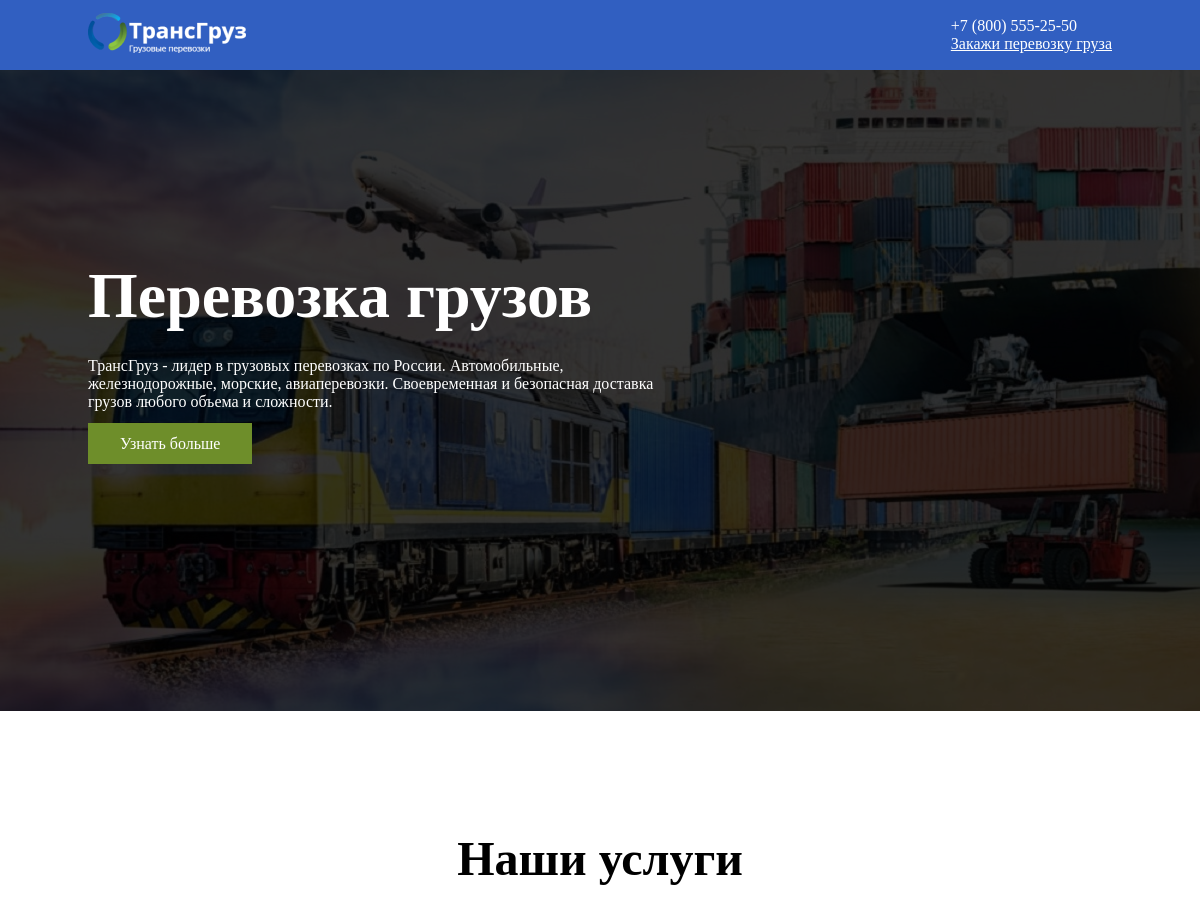
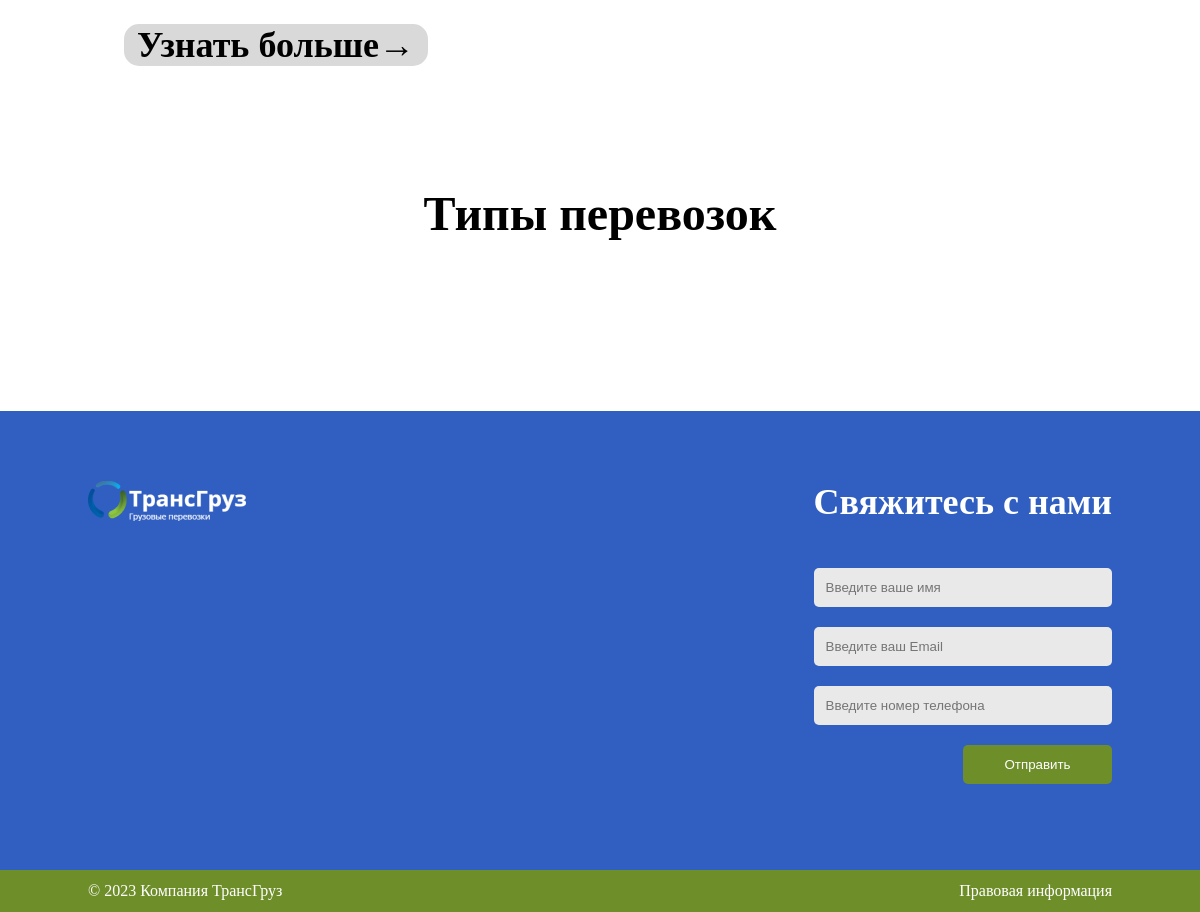
The app's page /, older data (2 pictures, top to bottom).
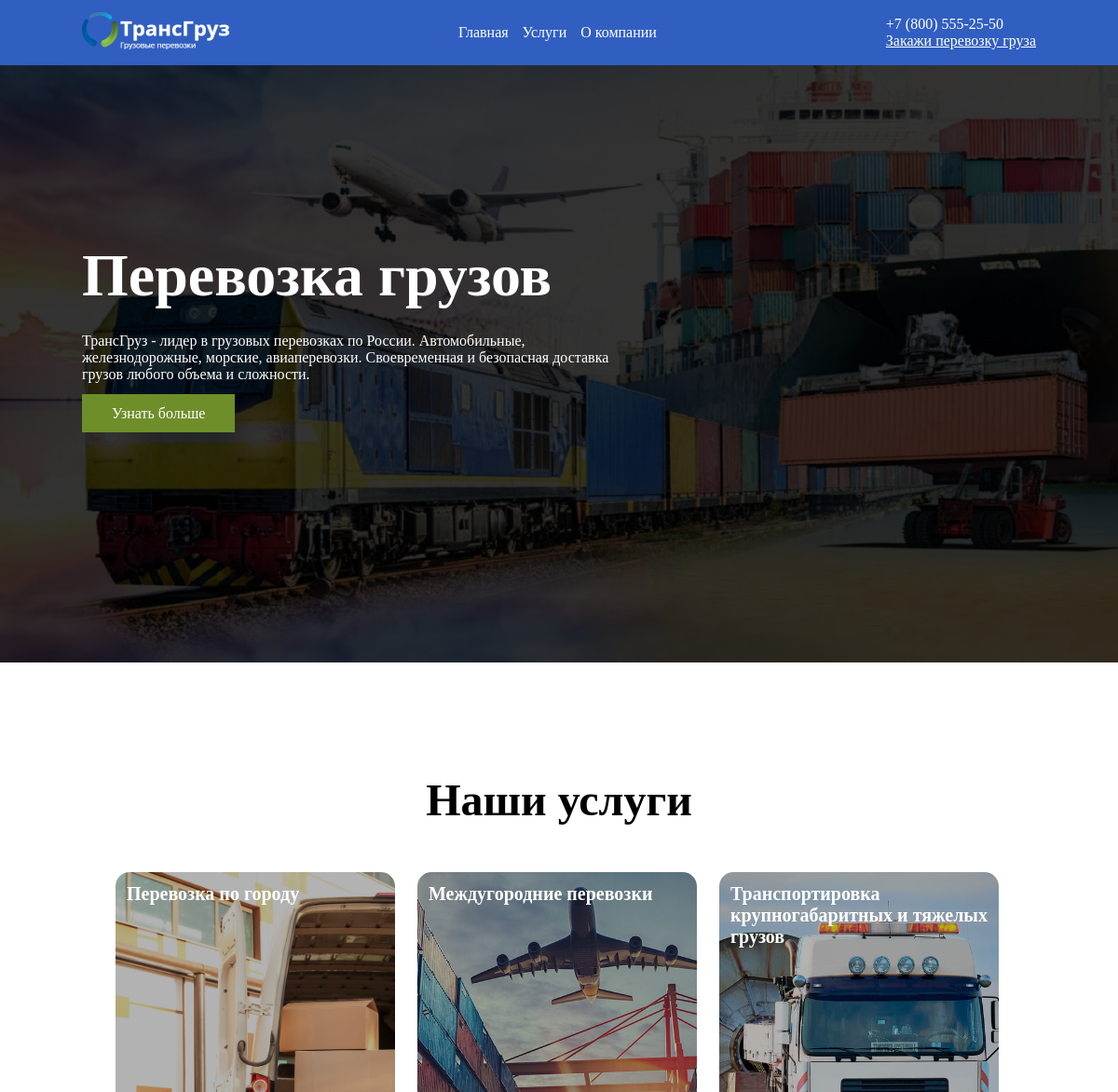
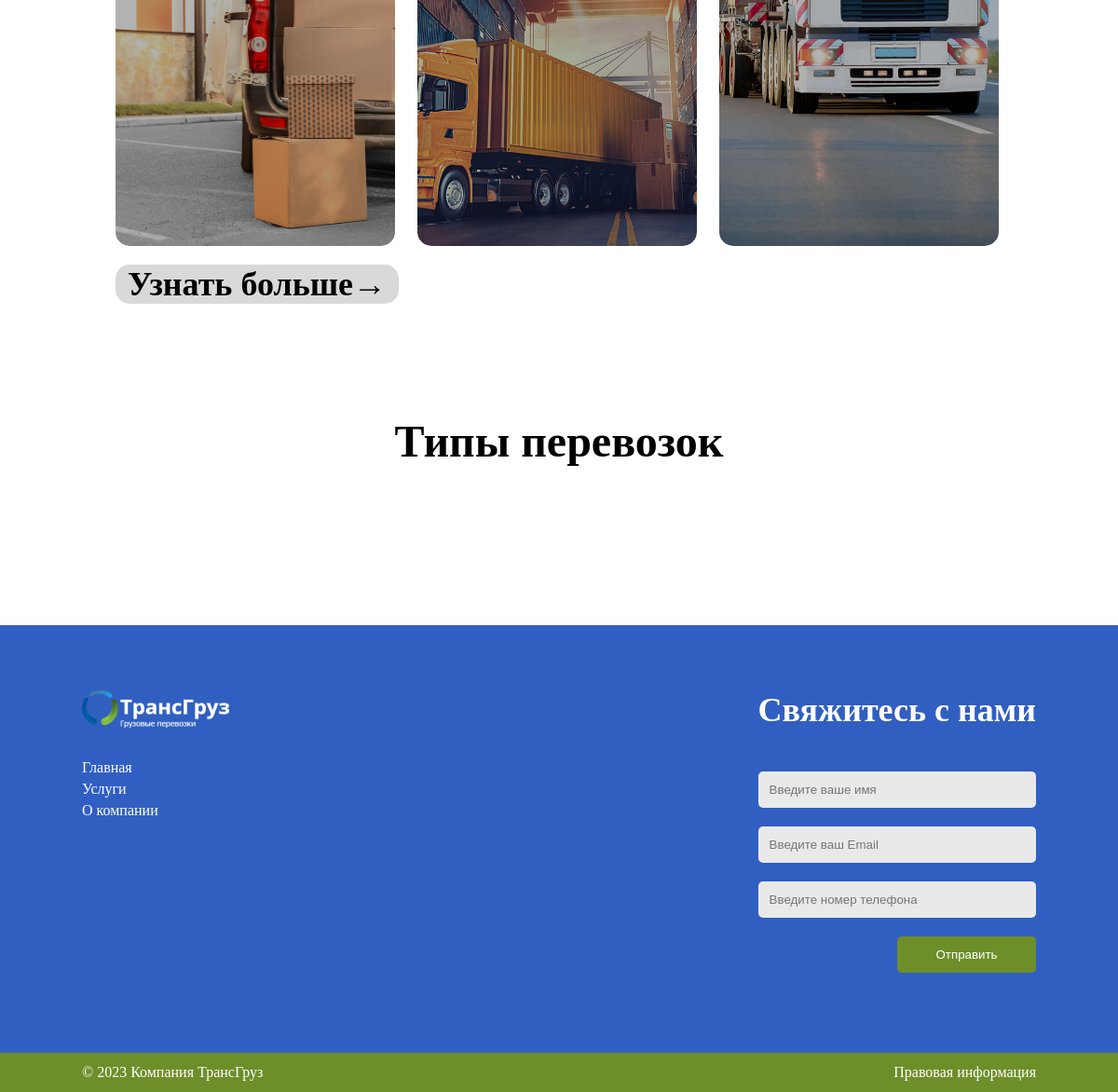
The same page, newer data (2 pictures, top to bottom).
### transportation/models.py (models this page shows, shortened)
class Menu(models.Model):
    name = models.CharField(max_length=60, verbose_name='Название')
    link = models.CharField(max_length=255, verbose_name='Ссылка')
    class Meta:
        verbose_name = 'Меню'
        verbose_name_plural = 'Меню'

class Cards_orders(models.Model):
    title = models.CharField(max_length=255, verbose_name='Название')
    short_description = models.CharField(max_length=255, blank=True, verbose_name='Краткое описание')
    full_description = models.TextField(blank=True, verbose_name='Полное описание')
    image_card = models.ImageField(upload_to='transporations/images/', verbose_name='Изображение')
    slug = models.SlugField(max_length=255, db_index=True, unique=True)
    class Meta:
        verbose_name = 'Карточка закоза'
        verbose_name_plural = 'Карточки закозов'
    def get_absolute_url(self):
        return reverse('service', kwargs={'name': self.slug})

### transportation/views.py (the view)
# urls.py: path('', views.index, name='home'),
def index(request):
    card_three = Cards_orders.objects.all()[:3]
    data = {
        'title': 'ТрансГруз',
        'menu_items': menu_items,
        'card_three': card_three,
        'type_transporations_item': type_transporations_item,
    }
    return render(request, "transportations/index.html", context=data)

### transportation/templates/transportations/index.html (shortened to what this page needs)
{% extends 'base.html' %}
{% load static %}
{% block content-header %}
<div class="bottom-header-wrapper">
    <div class="centring">
        <div class="bottom-header">
            <div class="text-header">
                <h1 class="title-page">Перевозка грузов</h1>
                <p class="description-company">ТрансГруз - лидер в грузовых перевозках по России. Автомобильные, железнодорожные, морские, авиаперевозки. Своевременная и безопасная доставка грузов любого объема и сложности.</p>
                <a href="{% url 'company' %}" class="link">Узнать больше</a>
            </div>
        </div>
    </div>
</div>
{% endblock %}
{% block index-path %}
    <div class="centring">
        <section class="services">
            <h2 class="title-section">Наши услуги</h2>
            <div class="group-cars">
                {% for i in card_three %}
                    <div class="card">
                        <a href="{{ i.get_absolute_url }}" class="link-card">
                            <div class="media-card">
                                <h3 class="title-card">{{ i.title }}</h3>
                                <img src="{{ i.image_card.url }}" alt="" class="image-card">
                            </div>
                        </a>
                    </div>
                {% endfor %}
                <div class="card more-card">
                    <a href="{% url 'services' %}" class="link-card more">
                        <p>Узнать больше→</p>
                    </a>
                </div>
            </div>
        </section>
        <section class="Types-transportation">
            <h2 class="title-section">Типы перевозок</h2>
        </section>
    </div>
{% endblock %}

### templates/base.html (shortened to what this page needs)
{% load static %}
<!DOCTYPE html>
<html lang="ru">
<head>
    <link rel="stylesheet" href="{% static 'transporations/style/index.css' %}">
    <link rel="stylesheet" href="{% static 'transporations/style/service.css' %}">
    <link rel="stylesheet" href="{% static 'transporations/style/company.css' %}">
    <link rel="stylesheet" href="{% static 'transporations/style/services.css' %}">
</head>
<body>
    <header class="header">
        <div class="top-header-wrapper">
            <div class="centring">
                <div class="top-header">
                    <div class="logo">
                        <a href="{% url 'home' %}"><img src="{% static 'transporations/images/logoza 1.png' %}"
                                                     alt="logo"></a>
                    </div>
                    <nav class="menu">
                        <ul class="list-menu">
                            {% for i in menu_items %}
                                <li class="list-item-menu">
                                    <a href="{% url i.link %}" class="link-menu">{{ i.name }}</a>
                                </li>
                            {% endfor %}
                        </ul>
                    </nav>
                    <div class="contact">
                        <div class="tel">+7 (800) 555-25-50</div>
                        <a class="btn-contact" href="#contact-form" id="scroll">Закажи перевозку груза</a>
                    </div>
                </div>
            </div>
        </div>
        {% block content-header %}
        {% endblock %}
    </header>
    {% block index-path %}
    {% endblock %}
    <footer class="footer">
        <div class="footer-top-wrapper">
            <div class="centring">
                <div class="footer-top">
                    <div class="footer-left">
                        <div class="logo-footer">
                            <a href="{% url 'home' %}"><img src="{% static 'transporations/images/logoza 1.png' %}" alt="logo"></a>
                        </div>
                        <ul class="list-menu-footer">
                            {% for i in menu_items %}
                                <li class="item-list-menu">
                                    <a href="{% url i.link %}" class="link-menu">{{ i.name }}</a>
                                </li>
                            {% endfor %}
                        </ul>
                    </div>
                    <div class="footer-right">
                        <h3 class="title-block-form">Свяжитесь с нами</h3>
                        <div class="block-form" id="contact-form">
                            <form action="">
                                <input type="text" placeholder="Введите ваше имя">
                                <input type="email" placeholder="Введите ваш Email">
                                <input type="tel" placeholder="Введите номер телефона">
                                <button type="submit">Отправить</button>
                            </form>
                        </div>
                    </div>
                </div>
            </div>
        </div>
        <div class="footer-bottom-wrapper">
            <div class="centring">
                <div class="footer-bottom">
                    <div class="company">© 2023 Компания ТрансГруз</div>
                    <a href="{% url 'company' %}" class="info">Правовая информация</a>
                </div>
            </div>
        </div>
    </footer>
</body>
</html>

Row changes from the older to the newer data that the page shows:
added Menu: name "Главная"
added Menu: name "Услуги"
added Menu: name "О компании"
added Cards_orders: title "Перевозка по городу", image_card (picture)
added Cards_orders: title "Междугородние перевозки", image_card (picture)
added Cards_orders: title "Транспортировка крупногабаритных и тяжелых грузов", image_card (picture)
